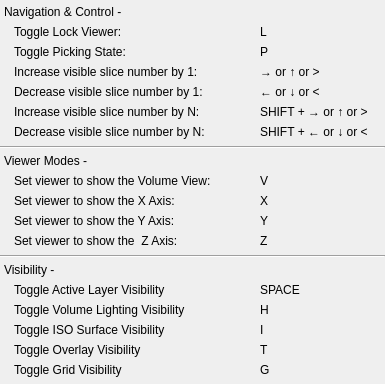
           <widget class="QWidget" name="scrollAreaWidgetContents_4">
            <property name="geometry">
             <rect>
              <x>0</x>
              <y>0</y>
              <width>385</width>
              <height>384</height>
             </rect>
            </property>
            <layout class="QVBoxLayout" name="verticalLayout_13">
             <property name="spacing">
              <number>0</number>
             </property>
             <property name="margin">
              <number>0</number>
             </property>
             <item>
              <widget class="QWidget" name="widget_47" native="true">
               <property name="sizePolicy">
                <sizepolicy hsizetype="Preferred" vsizetype="Fixed">
                 <horstretch>0</horstretch>
                 <verstretch>0</verstretch>
                </sizepolicy>
               </property>
               <layout class="QVBoxLayout" name="verticalLayout_12">
                <property name="spacing">
                 <number>0</number>
                </property>
                <property name="leftMargin">
                 <number>4</number>
                </property>
                <property name="topMargin">
                 <number>2</number>
                </property>
                <property name="rightMargin">
                 <number>4</number>
                </property>
                <property name="bottomMargin">
                 <number>4</number>
                </property>
                <item>
                 <widget class="QWidget" name="widget_48" native="true">
                  <layout class="QHBoxLayout" name="horizontalLayout_44">
                   <property name="spacing">
                    <number>0</number>
                   </property>
                   <property name="margin">
                    <number>0</number>
                   </property>
                   <item>
                    <widget class="QLabel" name="label_71">
                     <property name="minimumSize">
                      <size>
                       <width>0</width>
                       <height>20</height>
                      </size>
                     </property>
                     <property name="text">
                      <string>Navigation &amp; Control -</string>
                     </property>
                    </widget>
                   </item>
                  </layout>
                 </widget>
                </item>
                <item>
                 <widget class="QWidget" name="widget_49" native="true">
                  <property name="minimumSize">
                   <size>
                    <width>0</width>
                    <height>20</height>
                   </size>
                  </property>
                  <layout class="QHBoxLayout" name="horizontalLayout_45" stretch="2,1">
                   <property name="spacing">
                    <number>4</number>
                   </property>
                   <property name="leftMargin">
                    <number>10</number>
                   </property>
                   <property name="topMargin">
                    <number>0</number>
                   </property>
                   <property name="rightMargin">
                    <number>0</number>
                   </property>
                   <property name="bottomMargin">
                    <number>0</number>
                   </property>
                   <item>
                    <widget class="QLabel" name="label_72">
                     <property name="text">
                      <string>Toggle Lock Viewer:</string>
                     </property>
                    </widget>
                   </item>
                   <item>
                    <widget class="QLabel" name="label_73">
                     <property name="text">
                      <string>L</string>
                     </property>
                    </widget>
                   </item>
                  </layout>
                 </widget>
                </item>
                <item>
                 <widget class="QWidget" name="widget_54" native="true">
                  <property name="minimumSize">
                   <size>
                    <width>0</width>
                    <height>20</height>
                   </size>
                  </property>
                  <layout class="QHBoxLayout" name="horizontalLayout_50" stretch="2,1">
                   <property name="spacing">
                    <number>4</number>
                   </property>
                   <property name="leftMargin">
                    <number>10</number>
                   </property>
                   <property name="topMargin">
                    <number>0</number>
                   </property>
                   <property name="rightMargin">
                    <number>0</number>
                   </property>
                   <property name="bottomMargin">
                    <number>0</number>
                   </property>
                   <item>
                    <widget class="QLabel" name="label_82">
                     <property name="text">
                      <string>Toggle Picking State:</string>
                     </property>
                    </widget>
                   </item>
                   <item>
                    <widget class="QLabel" name="label_83">
                     <property name="text">
                      <string>P</string>
                     </property>
                    </widget>
                   </item>
                  </layout>
                 </widget>
                </item>
                <item>
                 <widget class="QWidget" name="widget_50" native="true">
                  <property name="minimumSize">
                   <size>
                    <width>0</width>
                    <height>20</height>
                   </size>
                  </property>
                  <layout class="QHBoxLayout" name="horizontalLayout_46" stretch="2,1">
                   <property name="spacing">
                    <number>4</number>
                   </property>
                   <property name="leftMargin">
                    <number>10</number>
                   </property>
                   <property name="topMargin">
                    <number>0</number>
                   </property>
                   <property name="rightMargin">
                    <number>0</number>
                   </property>
                   <property name="bottomMargin">
                    <number>0</number>
                   </property>
                   <item>
                    <widget class="QLabel" name="label_74">
                     <property name="text">
                      <string>Increase visible slice number by 1:</string>
                     </property>
                    </widget>
                   </item>
                   <item>
                    <widget class="QLabel" name="label_75">
                     <property name="text">
                      <string>→ or ↑ or &gt;</string>
                     </property>
                    </widget>
                   </item>
                  </layout>
                 </widget>
                </item>
                <item>
                 <widget class="QWidget" name="widget_51" native="true">
                  <property name="minimumSize">
                   <size>
                    <width>0</width>
                    <height>20</height>
                   </size>
                  </property>
                  <layout class="QHBoxLayout" name="horizontalLayout_47" stretch="2,1">
                   <property name="spacing">
                    <number>4</number>
                   </property>
                   <property name="leftMargin">
                    <number>10</number>
                   </property>
                   <property name="topMargin">
                    <number>0</number>
                   </property>
                   <property name="rightMargin">
                    <number>0</number>
                   </property>
                   <property name="bottomMargin">
                    <number>0</number>
                   </property>
                   <item>
                    <widget class="QLabel" name="label_76">
                     <property name="text">
                      <string>Decrease visible slice number by 1:</string>
                     </property>
                    </widget>
                   </item>
                   <item>
                    <widget class="QLabel" name="label_77">
                     <property name="text">
                      <string>← or ↓ or &lt;</string>
                     </property>
                    </widget>
                   </item>
                  </layout>
                 </widget>
                </item>
                <item>
                 <widget class="QWidget" name="widget_52" native="true">
                  <property name="minimumSize">
                   <size>
                    <width>0</width>
                    <height>20</height>
                   </size>
                  </property>
                  <layout class="QHBoxLayout" name="horizontalLayout_48" stretch="2,1">
                   <property name="spacing">
                    <number>4</number>
                   </property>
                   <property name="leftMargin">
                    <number>10</number>
                   </property>
                   <property name="topMargin">
                    <number>0</number>
                   </property>
                   <property name="rightMargin">
                    <number>0</number>
                   </property>
                   <property name="bottomMargin">
                    <number>0</number>
                   </property>
                   <item>
                    <widget class="QLabel" name="label_78">
                     <property name="text">
                      <string>Increase visible slice number by N:</string>
                     </property>
                    </widget>
                   </item>
                   <item>
                    <widget class="QLabel" name="label_79">
                     <property name="text">
                      <string>SHIFT + → or ↑ or &gt;</string>
                     </property>
                    </widget>
                   </item>
                  </layout>
                 </widget>
                </item>
                <item>
                 <widget class="QWidget" name="widget_53" native="true">
                  <property name="minimumSize">
                   <size>
                    <width>0</width>
                    <height>20</height>
                   </size>
                  </property>
                  <layout class="QHBoxLayout" name="horizontalLayout_49" stretch="2,1">
                   <property name="spacing">
                    <number>4</number>
                   </property>
                   <property name="leftMargin">
                    <number>10</number>
                   </property>
                   <property name="topMargin">
                    <number>0</number>
                   </property>
                   <property name="rightMargin">
                    <number>0</number>
                   </property>
                   <property name="bottomMargin">
                    <number>0</number>
                   </property>
                   <item>
                    <widget class="QLabel" name="label_80">
                     <property name="text">
                      <string>Decrease visible slice number by N:</string>
                     </property>
                    </widget>
                   </item>
                   <item>
                    <widget class="QLabel" name="label_81">
                     <property name="text">
                      <string>SHIFT + ← or ↓ or &lt;</string>
                     </property>
                    </widget>
                   </item>
                  </layout>
                 </widget>
                </item>
               </layout>
              </widget>
             </item>
             <item>
              <widget class="Line" name="line_4">
               <property name="orientation">
                <enum>Qt::Horizontal</enum>
               </property>
              </widget>
             </item>
             <item>
              <widget class="QWidget" name="widget_34" native="true">
               <property name="sizePolicy">
                <sizepolicy hsizetype="Preferred" vsizetype="Fixed">
                 <horstretch>0</horstretch>
                 <verstretch>0</verstretch>
                </sizepolicy>
               </property>
               <layout class="QVBoxLayout" name="verticalLayout_10">
                <property name="spacing">
                 <number>0</number>
                </property>
                <property name="leftMargin">
                 <number>4</number>
                </property>
                <property name="topMargin">
                 <number>2</number>
                </property>
                <property name="rightMargin">
                 <number>4</number>
                </property>
                <property name="bottomMargin">
                 <number>4</number>
                </property>
                <item>
                 <widget class="QWidget" name="widget_35" native="true">
                  <layout class="QHBoxLayout" name="horizontalLayout_33">
                   <property name="spacing">
                    <number>0</number>
                   </property>
                   <property name="margin">
                    <number>0</number>
                   </property>
                   <item>
                    <widget class="QLabel" name="label_51">
                     <property name="minimumSize">
                      <size>
                       <width>0</width>
                       <height>20</height>
                      </size>
                     </property>
                     <property name="text">
                      <string>Viewer Modes -</string>
                     </property>
                    </widget>
                   </item>
                  </layout>
                 </widget>
                </item>
                <item>
                 <widget class="QWidget" name="widget_36" native="true">
                  <property name="minimumSize">
                   <size>
                    <width>0</width>
                    <height>20</height>
                   </size>
                  </property>
                  <layout class="QHBoxLayout" name="horizontalLayout_34" stretch="2,1">
                   <property name="spacing">
                    <number>4</number>
                   </property>
                   <property name="leftMargin">
                    <number>10</number>
                   </property>
                   <property name="topMargin">
                    <number>0</number>
                   </property>
                   <property name="rightMargin">
                    <number>0</number>
                   </property>
                   <property name="bottomMargin">
                    <number>0</number>
                   </property>
                   <item>
                    <widget class="QLabel" name="label_52">
                     <property name="text">
                      <string>Set viewer to show the Volume View:</string>
                     </property>
                    </widget>
                   </item>
                   <item>
                    <widget class="QLabel" name="label_53">
                     <property name="text">
                      <string>V</string>
                     </property>
                    </widget>
                   </item>
                  </layout>
                 </widget>
                </item>
                <item>
                 <widget class="QWidget" name="widget_37" native="true">
                  <property name="minimumSize">
                   <size>
                    <width>0</width>
                    <height>20</height>
                   </size>
                  </property>
                  <layout class="QHBoxLayout" name="horizontalLayout_35" stretch="2,1">
                   <property name="spacing">
                    <number>4</number>
                   </property>
                   <property name="leftMargin">
                    <number>10</number>
                   </property>
                   <property name="topMargin">
                    <number>0</number>
                   </property>
                   <property name="rightMargin">
                    <number>0</number>
                   </property>
                   <property name="bottomMargin">
                    <number>0</number>
                   </property>
                   <item>
                    <widget class="QLabel" name="label_54">
                     <property name="text">
                      <string>Set viewer to show the X Axis:</string>
                     </property>
                    </widget>
                   </item>
                   <item>
                    <widget class="QLabel" name="label_55">
                     <property name="text">
                      <string>X</string>
                     </property>
                    </widget>
                   </item>
                  </layout>
                 </widget>
                </item>
                <item>
                 <widget class="QWidget" name="widget_38" native="true">
                  <property name="minimumSize">
                   <size>
                    <width>0</width>
                    <height>20</height>
                   </size>
                  </property>
                  <layout class="QHBoxLayout" name="horizontalLayout_36" stretch="2,1">
                   <property name="spacing">
                    <number>4</number>
                   </property>
                   <property name="leftMargin">
                    <number>10</number>
                   </property>
                   <property name="topMargin">
                    <number>0</number>
                   </property>
                   <property name="rightMargin">
                    <number>0</number>
                   </property>
                   <property name="bottomMargin">
                    <number>0</number>
                   </property>
                   <item>
                    <widget class="QLabel" name="label_56">
                     <property name="text">
                      <string>Set viewer to show the Y Axis:</string>
                     </property>
                    </widget>
                   </item>
                   <item>
                    <widget class="QLabel" name="label_57">
                     <property name="text">
                      <string>Y</string>
                     </property>
                    </widget>
                   </item>
                  </layout>
                 </widget>
                </item>
                <item>
                 <widget class="QWidget" name="widget_39" native="true">
                  <property name="minimumSize">
                   <size>
                    <width>0</width>
                    <height>20</height>
                   </size>
                  </property>
                  <layout class="QHBoxLayout" name="horizontalLayout_37" stretch="2,1">
                   <property name="spacing">
                    <number>4</number>
                   </property>
                   <property name="leftMargin">
                    <number>10</number>
                   </property>
                   <property name="topMargin">
                    <number>0</number>
                   </property>
                   <property name="rightMargin">
                    <number>0</number>
                   </property>
                   <property name="bottomMargin">
                    <number>0</number>
                   </property>
                   <item>
                    <widget class="QLabel" name="label_58">
                     <property name="text">
                      <string>Set viewer to show the  Z Axis:</string>
                     </property>
                    </widget>
                   </item>
                   <item>
                    <widget class="QLabel" name="label_59">
                     <property name="text">
                      <string>Z</string>
                     </property>
                    </widget>
                   </item>
                  </layout>
                 </widget>
                </item>
               </layout>
              </widget>
             </item>
             <item>
              <widget class="Line" name="line_5">
               <property name="orientation">
                <enum>Qt::Horizontal</enum>
               </property>
              </widget>
             </item>
             <item>
              <widget class="QWidget" name="widget_40" native="true">
               <property name="sizePolicy">
                <sizepolicy hsizetype="Preferred" vsizetype="Fixed">
                 <horstretch>0</horstretch>
                 <verstretch>0</verstretch>
                </sizepolicy>
               </property>
               <layout class="QVBoxLayout" name="verticalLayout_11">
                <property name="spacing">
                 <number>0</number>
                </property>
                <property name="leftMargin">
                 <number>4</number>
                </property>
                <property name="topMargin">
                 <number>2</number>
                </property>
                <property name="rightMargin">
                 <number>4</number>
                </property>
                <property name="bottomMargin">
                 <number>4</number>
                </property>
                <item>
                 <widget class="QWidget" name="widget_41" native="true">
                  <layout class="QHBoxLayout" name="horizontalLayout_38">
                   <property name="spacing">
                    <number>0</number>
                   </property>
                   <property name="margin">
                    <number>0</number>
                   </property>
                   <item>
                    <widget class="QLabel" name="label_60">
                     <property name="minimumSize">
                      <size>
                       <width>0</width>
                       <height>20</height>
                      </size>
                     </property>
                     <property name="text">
                      <string>Visibility -</string>
                     </property>
                    </widget>
                   </item>
                  </layout>
                 </widget>
                </item>
                <item>
                 <widget class="QWidget" name="widget_42" native="true">
                  <property name="minimumSize">
                   <size>
                    <width>0</width>
                    <height>20</height>
                   </size>
                  </property>
                  <layout class="QHBoxLayout" name="horizontalLayout_39" stretch="2,1">
                   <property name="spacing">
                    <number>4</number>
                   </property>
                   <property name="leftMargin">
                    <number>10</number>
                   </property>
                   <property name="topMargin">
                    <number>0</number>
                   </property>
                   <property name="rightMargin">
                    <number>0</number>
                   </property>
                   <property name="bottomMargin">
                    <number>0</number>
                   </property>
                   <item>
                    <widget class="QLabel" name="label_61">
                     <property name="text">
                      <string>Toggle Active Layer Visibility</string>
                     </property>
                    </widget>
                   </item>
                   <item>
                    <widget class="QLabel" name="label_62">
                     <property name="text">
                      <string>SPACE</string>
                     </property>
                    </widget>
                   </item>
                  </layout>
                 </widget>
                </item>
                <item>
                 <widget class="QWidget" name="widget_43" native="true">
                  <property name="minimumSize">
                   <size>
                    <width>0</width>
                    <height>20</height>
                   </size>
                  </property>
                  <layout class="QHBoxLayout" name="horizontalLayout_40" stretch="2,1">
                   <property name="spacing">
                    <number>4</number>
                   </property>
                   <property name="leftMargin">
                    <number>10</number>
                   </property>
                   <property name="topMargin">
                    <number>0</number>
                   </property>
                   <property name="rightMargin">
                    <number>0</number>
                   </property>
                   <property name="bottomMargin">
                    <number>0</number>
                   </property>
                   <item>
                    <widget class="QLabel" name="label_63">
                     <property name="text">
                      <string>Toggle Volume Lighting Visibility</string>
                     </property>
                    </widget>
                   </item>
                   <item>
                    <widget class="QLabel" name="label_64">
                     <property name="text">
                      <string>H</string>
                     </property>
                    </widget>
                   </item>
                  </layout>
                 </widget>
                </item>
                <item>
                 <widget class="QWidget" name="widget_44" native="true">
                  <property name="minimumSize">
                   <size>
                    <width>0</width>
                    <height>20</height>
                   </size>
                  </property>
                  <layout class="QHBoxLayout" name="horizontalLayout_41" stretch="2,1">
                   <property name="spacing">
                    <number>4</number>
                   </property>
                   <property name="leftMargin">
                    <number>10</number>
                   </property>
                   <property name="topMargin">
                    <number>0</number>
                   </property>
                   <property name="rightMargin">
                    <number>0</number>
                   </property>
                   <property name="bottomMargin">
                    <number>0</number>
                   </property>
                   <item>
                    <widget class="QLabel" name="label_65">
                     <property name="text">
                      <string>Toggle ISO Surface Visibility</string>
                     </property>
                    </widget>
                   </item>
                   <item>
                    <widget class="QLabel" name="label_66">
                     <property name="text">
                      <string>I</string>
                     </property>
                    </widget>
                   </item>
                  </layout>
                 </widget>
                </item>
                <item>
                 <widget class="QWidget" name="widget_45" native="true">
                  <property name="minimumSize">
                   <size>
                    <width>0</width>
                    <height>20</height>
                   </size>
                  </property>
                  <layout class="QHBoxLayout" name="horizontalLayout_42" stretch="2,1">
                   <property name="spacing">
                    <number>4</number>
                   </property>
                   <property name="leftMargin">
                    <number>10</number>
                   </property>
                   <property name="topMargin">
                    <number>0</number>
                   </property>
                   <property name="rightMargin">
                    <number>0</number>
                   </property>
                   <property name="bottomMargin">
                    <number>0</number>
                   </property>
                   <item>
                    <widget class="QLabel" name="label_67">
                     <property name="text">
                      <string>Toggle Overlay Visibility</string>
                     </property>
                    </widget>
                   </item>
                   <item>
                    <widget class="QLabel" name="label_68">
                     <property name="text">
                      <string>T</string>
                     </property>
                    </widget>
                   </item>
                  </layout>
                 </widget>
                </item>
                <item>
                 <widget class="QWidget" name="widget_46" native="true">
                  <property name="minimumSize">
                   <size>
                    <width>0</width>
                    <height>20</height>
                   </size>
                  </property>
                  <layout class="QHBoxLayout" name="horizontalLayout_43" stretch="2,1">
                   <property name="spacing">
                    <number>4</number>
                   </property>
                   <property name="leftMargin">
                    <number>10</number>
                   </property>
                   <property name="topMargin">
                    <number>0</number>
                   </property>
                   <property name="rightMargin">
                    <number>0</number>
                   </property>
                   <property name="bottomMargin">
                    <number>0</number>
                   </property>
                   <item>
                    <widget class="QLabel" name="label_69">
                     <property name="text">
                      <string>Toggle Grid Visibility</string>
                     </property>
                    </widget>
                   </item>
                   <item>
                    <widget class="QLabel" name="label_70">
                     <property name="text">
                      <string>G</string>
                     </property>
                    </widget>
                   </item>
                  </layout>
                 </widget>
                </item>
               </layout>
              </widget>
             </item>
            </layout>
           </widget>
